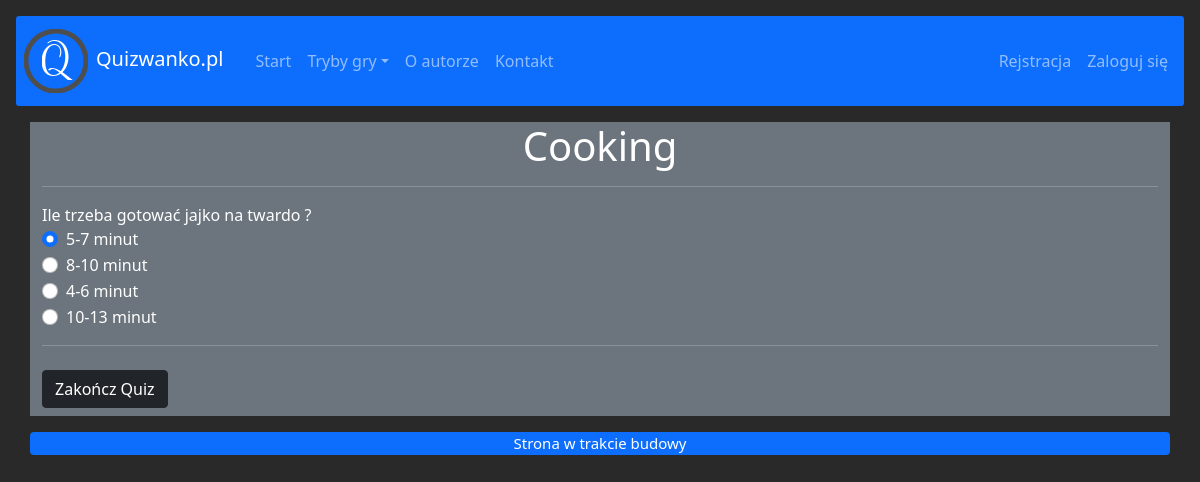
Page /category/select_category/2 on the committed database.
### first/models.py (models this page shows, shortened)
class Category(models.Model):
    category = models.CharField(max_length=150)

class Question(models.Model):
    category = models.ForeignKey(Category, on_delete=models.CASCADE)
    question = models.TextField()
    answer_a = models.CharField(max_length=150)
    answer_b = models.CharField(max_length=150)
    answer_c = models.CharField(max_length=150)
    answer_d = models.CharField(max_length=150)
    good_answer = models.CharField(max_length=150)

### first/views.py (the view)
# urls.py: path('category/select_category/<id>', select_category, name='select_category'),
def select_category(request, id):
    category = Category.objects.get(pk=id)
    questions = Question.objects.all().filter(category=category)
    data = {'questions':questions, 'category': category}
    return render(request, "first/quiz.html", data)

### first/templates/first/quiz.html (shortened to what this page needs)
{% extends 'first/base.html' %}
{% block content %}
    <div class="container bg-secondary">
        <header>
            <h1 class="text-center">{{category.category}}</h1>
            <hr>
        </header>
        <div class="row">
            <form action="{% url 'check_answers' %}" method="GET">
                {% for i in questions %}
                    <div class="col-md-12">
                        {{i.question}}
                    </div>
                    <div class="form-check">
                        <input class="form-check-input" type="radio" name="{{i.id}}" id="answer" value="{{i.answer_a}}" checked>
                        <label class="form-check-label" for="answer">
                            {{i.answer_a}}
                        </label>
                    </div>
                    <div class="form-check">
                        <input class="form-check-input" type="radio" name="{{i.id}}" id="answer" value="{{i.answer_b}}">
                        <label class="form-check-label" for="answer">
                            {{i.answer_b}}
                        </label>
                    </div>
                    <div class="form-check">
                        <input class="form-check-input" type="radio" name="{{i.id}}" id="answer" value="{{i.answer_c}}">
                        <label class="form-check-label" for="answer">
                            {{i.answer_c}}
                        </label>
                    </div>
                    <div class="form-check">
                        <input class="form-check-input" type="radio" name="{{i.id}}" id="answer" value="{{i.answer_d}}">
                        <label class="form-check-label" for="answer">
                            {{i.answer_d}}
                        </label>
                    </div>
                    <hr>
                {% endfor %}
                <button type="submit" class="btn btn-dark my-2">Zakończ Quiz</button>
            </form>
        </div>
    </div>
{% endblock %}

### first/static/first/css/style.css (style rules this page uses)
body { background-color: rgb(41, 41, 41); color: white; }
hr { margin-top: 1rem; margin-bottom: 1rem; border: 0; border-top: 1px solid rgba(0, 0, 0, 0.1); }

### rows in the picture
Category: category "Cooking"
Question: question "Ile trzeba gotować jajko na twardo ?", answer_a "5-7 minut", answer_b "8-10 minut", answer_c "4-6 minut", answer_d "10-13 minut"
